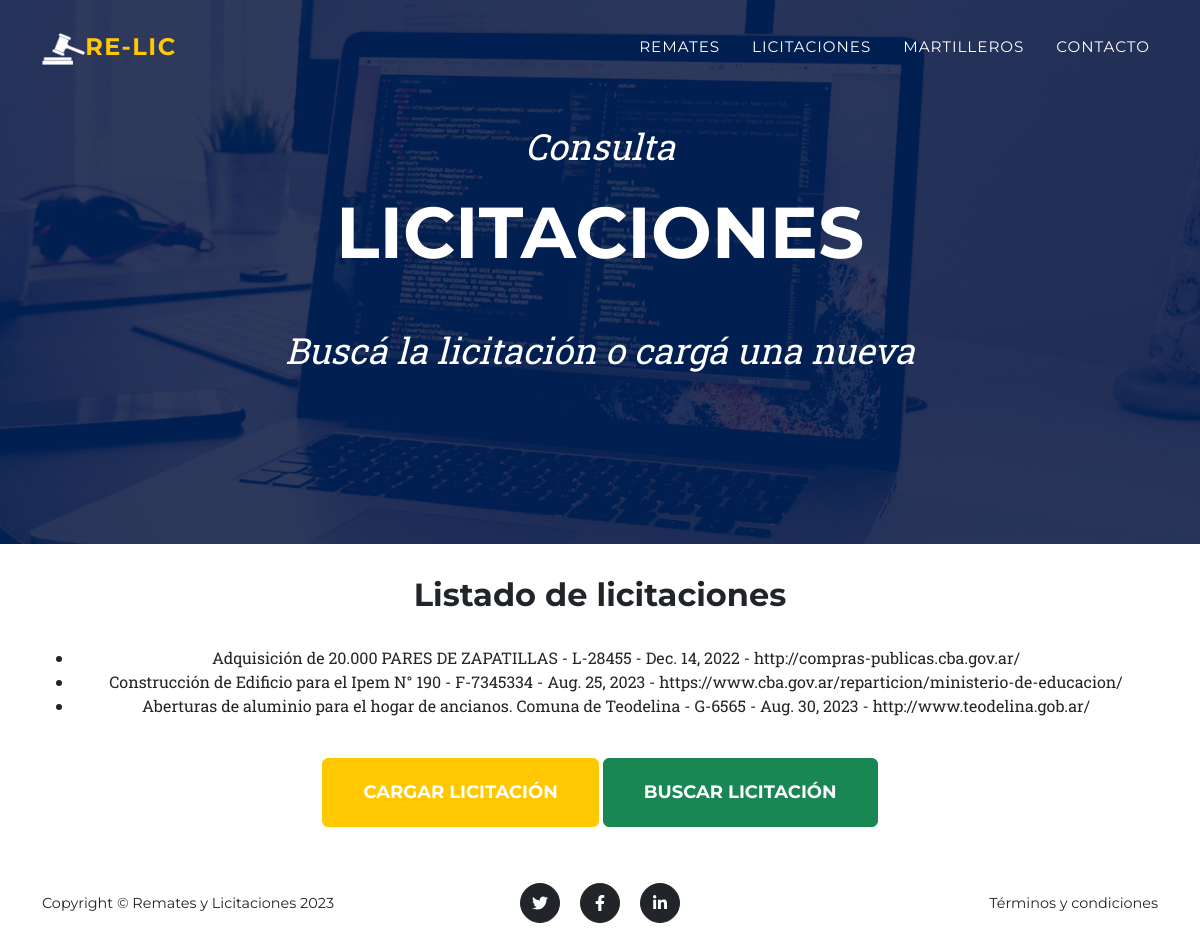
The app's page /Publicaciones/licitaciones/, older data.
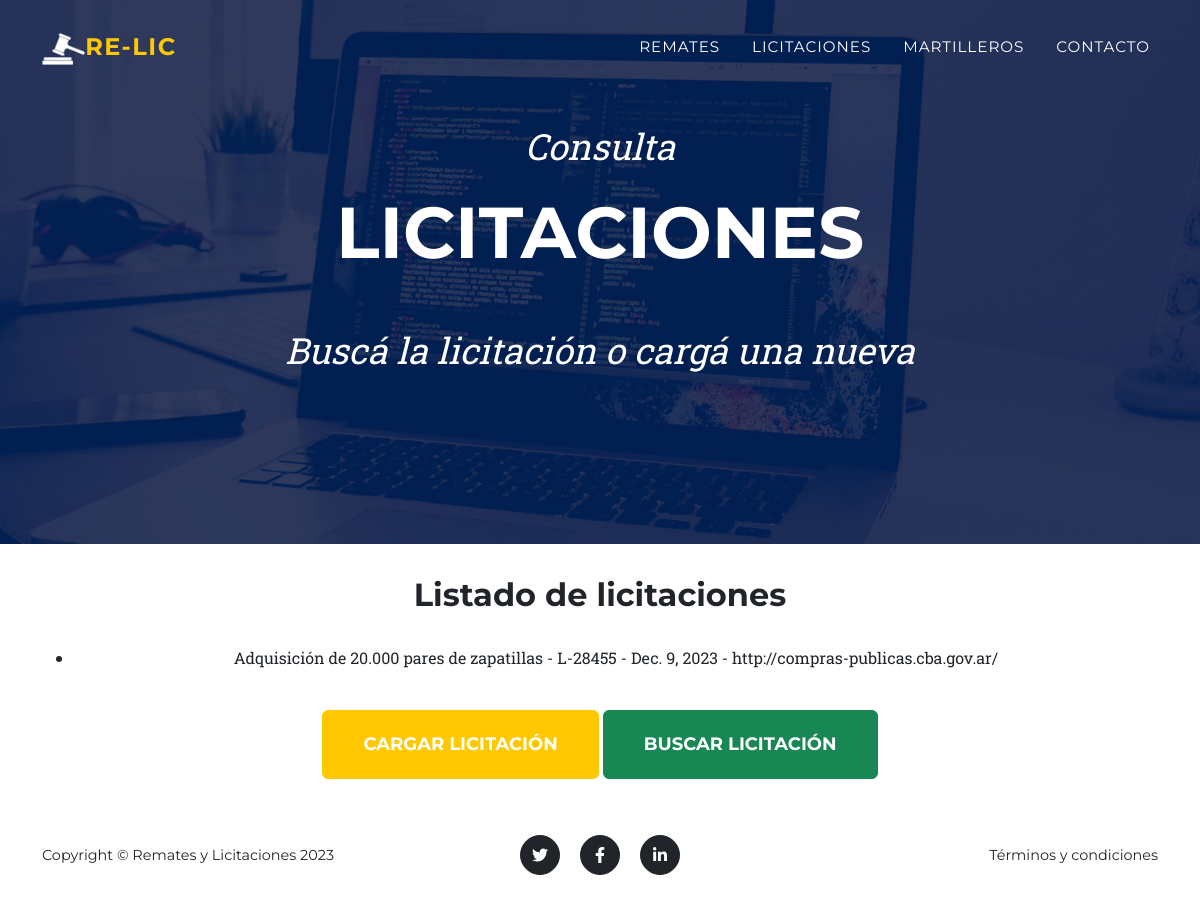
The same page, newer data.
### Publicaciones/models.py (models this page shows, shortened)
class Licitacion(models.Model):
    objeto = models.CharField(max_length=90)
    referencia = models.CharField(max_length=60)
    fecha = models.DateField()
    link = models.URLField()

### Publicaciones/views.py (the view)
# urls.py: path('licitaciones/', licitaciones, name='licitaciones'),
def licitaciones(request):
    lista_licitaciones=Licitacion.objects.all()
    return render(request,'licitaciones.html', {'listado_licitaciones':lista_licitaciones})

### Publicaciones/templates/licitaciones.html
{% extends "padre.html" %}
{% load static %}
{% block contenido_hero %}
<div class="masthead-subheading">Consulta</div>
<div class="masthead-heading text-uppercase">Licitaciones</div>
<div class="masthead-subheading">Buscá la licitación o cargá una nueva</div>
{% endblock %}
{% block listado %}
<h2>Listado de licitaciones</h2>
<br>
<ul>
    {% for licitacion in listado_licitaciones %}
        <li>{{ licitacion.objeto }} - {{ licitacion.referencia }} - {{ licitacion.fecha }} - {{ licitacion.link }}</li>
    {% endfor %}
</ul>
<br>
<a class="btn btn-warning btn-xl text-uppercase" href="{% url 'carga_licitaciones' %}">Cargar Licitación</a>
<a class="btn btn-success btn-xl text-uppercase" href="{% url 'busqueda_licitaciones' %}">Buscar Licitación</a>
{% endblock %}

Row changes from the older to the newer data that the page shows:
removed Licitacion: objeto "Construcción de Edificio para el Ipem N° 190", referencia "F-7345334", fecha "Aug. 25, 2023", link "https://www.cba.gov.ar/reparticion/ministerio-de-educacion/"
removed Licitacion: objeto "Aberturas de aluminio para el hogar de ancianos. Comuna de Teodelina", referencia "G-6565", fecha "Aug. 30, 2023", link "http://www.teodelina.gob.ar/"
changed Licitacion "http://compras-publicas.cba.gov.ar/": objeto "Adquisición de 20.000 PARES DE ZAPATILLAS" → "Adquisición de 20.000 pares de zapatillas"; fecha "Dec. 14, 2022" → "Dec. 9, 2023"
